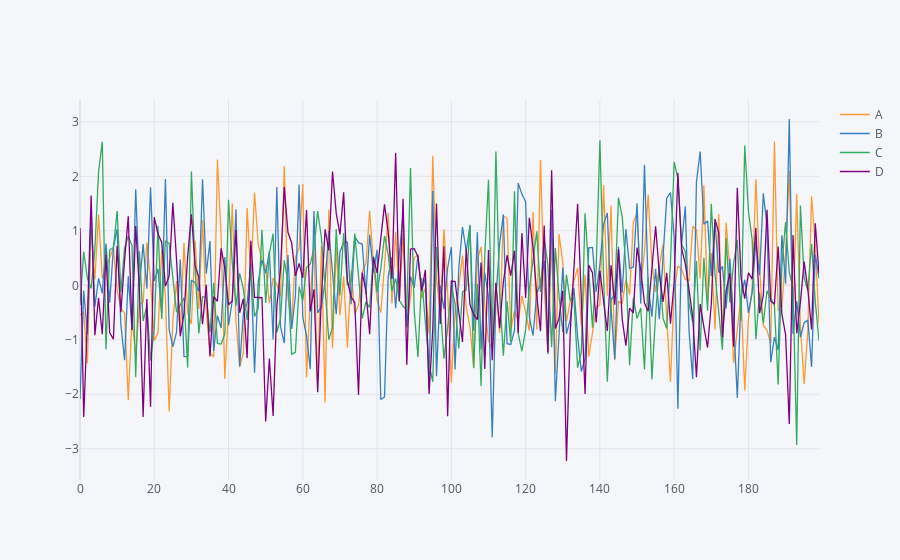

The cell this chart's notebook holds for it:
### Code cell
df.iplot()

### Figure 1 — Plotly figure (JSON) as saved in the notebook; plotly's stock layout.template omitted (floating-point values rounded to 4 significant figures; data arrays with more than 128 entries replaced by an {"elided": "..."} marker saying what was removed)
{"data": [{"line": {"color": "rgba(255, 153, 51, 1.0)", "dash": "solid", "shape": "linear", "width": 1.3}, "mode": "lines", "name": "A", "text": "", "type": "scatter", "x": {"elided": "200 int values"}, "y": {"elided": "200 float values"}}, {"line": {"color": "rgba(55, 128, 191, 1.0)", "dash": "solid", "shape": "linear", "width": 1.3}, "mode": "lines", "name": "B", "text": "", "type": "scatter", "x": {"elided": "200 int values"}, "y": {"elided": "200 float values"}}, {"line": {"color": "rgba(50, 171, 96, 1.0)", "dash": "solid", "shape": "linear", "width": 1.3}, "mode": "lines", "name": "C", "text": "", "type": "scatter", "x": {"elided": "200 int values"}, "y": {"elided": "200 float values"}}, {"line": {"color": "rgba(128, 0, 128, 1.0)", "dash": "solid", "shape": "linear", "width": 1.3}, "mode": "lines", "name": "D", "text": "", "type": "scatter", "x": {"elided": "200 int values"}, "y": {"elided": "200 float values"}}], "layout": {"autosize": true, "legend": {"bgcolor": "#F5F6F9", "font": {"color": "#4D5663"}}, "paper_bgcolor": "#F5F6F9", "plot_bgcolor": "#F5F6F9", "title": {"font": {"color": "#4D5663"}}, "xaxis": {"autorange": true, "gridcolor": "#E1E5ED", "range": [0, 199], "showgrid": true, "tickfont": {"color": "#4D5663"}, "title": {"font": {"color": "#4D5663"}, "text": ""}, "type": "linear", "zerolinecolor": "#E1E5ED"}, "yaxis": {"autorange": true, "gridcolor": "#E1E5ED", "range": [-3.573, 3.401], "showgrid": true, "tickfont": {"color": "#4D5663"}, "title": {"font": {"color": "#4D5663"}, "text": ""}, "type": "linear", "zerolinecolor": "#E1E5ED"}}}
